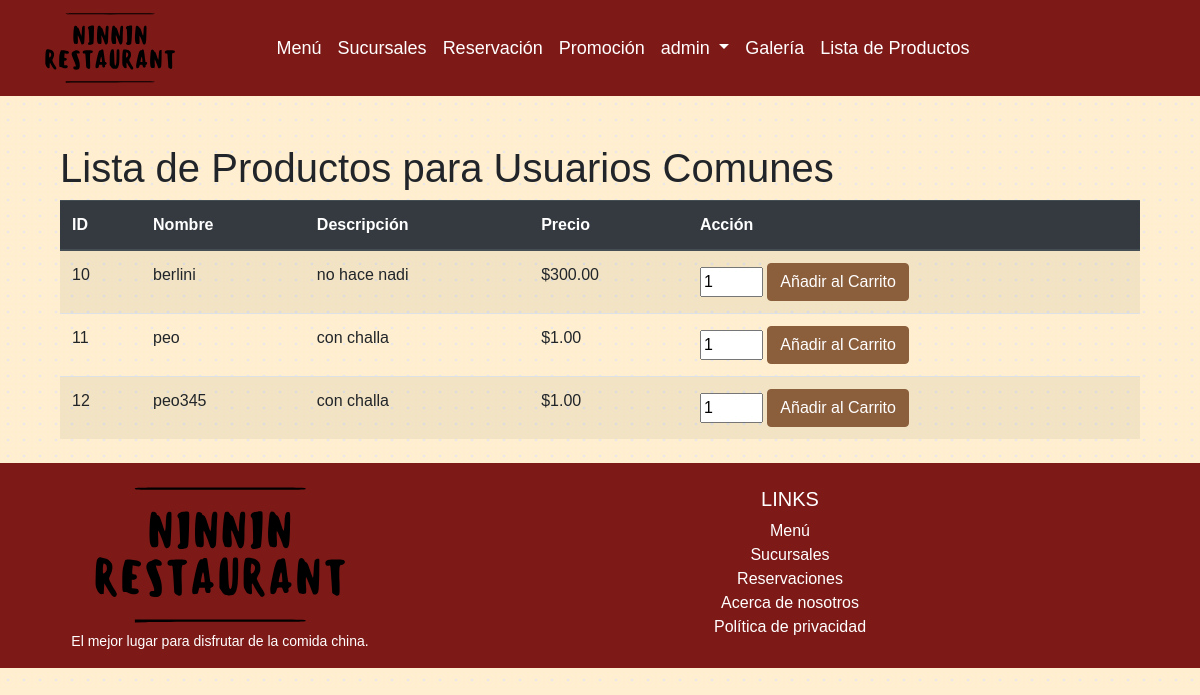
Page /clientes/productos/comun/ (signed in) on the committed database.
### clientes/models.py (models this page shows, shortened)
class Producto(models.Model):
    nombre = models.CharField(max_length=100)
    precio = models.DecimalField(max_digits=10, decimal_places=2)
    descripcion = models.TextField(blank=True)

### clientes/views.py (the view)
# urls.py: path('productos/comun/', views.producto_list_usuario_comun, name='producto_list_usuario_comun'),
@login_required
def producto_list_usuario_comun(request):
    productos = Producto.objects.all()
    context = {
        'productos': productos,
    }
    return render(request, 'productos/productos_usuario_comun.html', context)

### clientes/templates/productos/productos_usuario_comun.html (shortened to what this page needs)
{% extends "clientes/base.html" %}
{% block content %}
    <div class="container mt-5">
        <h1>Lista de Productos para Usuarios Comunes</h1>
        <table class="table table-striped">
            <thead class="thead-dark">
                <tr>
                    <th scope="col">ID</th>
                    <th scope="col">Nombre</th>
                    <th scope="col">Descripción</th>
                    <th scope="col">Precio</th>
                    <th scope="col">Acción</th>
                </tr>
            </thead>
            <tbody>
                {% for producto in productos %}
                    <tr>
                        <td>{{ producto.id }}</td>
                        <td>{{ producto.nombre }}</td>
                        <td>{{ producto.descripcion }}</td>
                        <td>${{ producto.precio }}</td>
                        <td>
                            <form action="{% url 'add_to_cart' producto.id %}" method="POST">
                                <input type="number" name="cantidad" value="1" min="1" max="10">
                                <button type="submit" class="btn btn-primary">Añadir al Carrito</button>
                            </form>
                        </td>
                    </tr>
                {% empty %}
                    <tr>
                        <td colspan="5">No hay productos disponibles</td>
                    </tr>
                {% endfor %}
            </tbody>
        </table>
    </div>
{% endblock %}

### clientes/templates/clientes/base.html (shortened to what this page needs)
{% load static %}
<!DOCTYPE html>
<html lang="es">
<head>
    <link rel="stylesheet" href="https://cdn.jsdelivr.net/npm/bootstrap@4.6.2/dist/css/bootstrap.min.css"
>
    <link rel="stylesheet" href="{% static 'Layout/style.css' %}">
</head>
<body class="is-preload">
    <div id="page-wrapper">
        <header id="header">
            <nav id="navbar" class="navbar navbar-expand-lg navbar-dark custom-navbar">
                <div class="container">
                    <a class="navbar-brand" href="{% url 'index' %}">
                        <img src="{% static 'Components/icons/icono.svg' %}" alt="Logo" class="navbar-logo">
                    </a>
                    <div class="collapse navbar-collapse" id="navbarNav">
                        <ul class="navbar-nav mx-auto custom-nav">
                            <li class="nav-item">
                                <a class="nav-link" href="{% url 'comidas' %}">Menú</a>
                            </li>
                            <li class="nav-item">
                                <a class="nav-link" href="{% url 'sucursal' %}">Sucursales</a>
                            </li>
                            <li class="nav-item">
                                <a class="nav-link" href="{% url 'reservacion' %}">Reservación</a>
                            </li>
                            <li class="nav-item">
                                <a class="nav-link" href="{% url 'promociones' %}">Promoción</a>
                            </li>
                            {% if user.is_authenticated %}
                                <li class="nav-item dropdown">
                                    <a class="nav-link dropdown-toggle" href="#" id="navbarDropdown" role="button"
                                        data-toggle="dropdown" aria-haspopup="true" aria-expanded="false">
                                        {{ user.username }}
                                    </a>
                                </li>
                            {% else %}
                                <li class="nav-item">
                                    <a href="{% url 'login' %}" class="nav-link">Iniciar sesión</a>
                                </li>
                            {% endif %}
                            <li {% if clase == 'galeria' %} class="current" {% endif %}>
                                <a href="{% url 'galeria' %}" class="nav-link">Galería</a>
                            </li>
                            {% if user.is_authenticated %}
                                <li class="nav-item">
                                    <a class="nav-link" href="{% url 'producto_list_usuario_comun' %}">Lista de Productos</a>
                                </li>
                            {% endif %}
                        </ul>
                    </div>
                </div>
            </nav>
        </header>
        <div id="content-wrapper">
            <div class="container mt-5">
                {% block content %}
                {% endblock %}
            </div>
        </div>
        <footer id="footer"
            class="page-footer font-small pt-4 mt-4 d-flex flex-column align-items-center justify-content-center"
            style="background-color: #7D1917; color: white;">
            <div class="container text-center">
                <div class="row justify-content-center">
                    <div class="col-md-4 mt-md-0 mt-3">
                        <img src="{% static 'Components/icons/icono.svg' %}" alt="Logo" class="footer-logo mb-2">
                        <p>El mejor lugar para disfrutar de la comida china.</p>
                    </div>
                    <div class="col-md-8 mb-md-0 mb-3">
                        <h5 class="text-uppercase">Links</h5>
                        <ul class="list-unstyled">
                            <li><a href="{% url 'comidas' %}" class="footer-link">Menú</a></li>
                            <li><a href="{% url 'sucursal' %}" class="footer-link">Sucursales</a></li>
                            <li><a href="{% url 'reservacion' %}" class="footer-link">Reservaciones</a></li>
                            <li><a href="#" class="footer-link">Acerca de nosotros</a></li>
                            <li><a href="#" class="footer-link">Política de privacidad</a></li>
                        </ul>
                    </div>
                </div>
            </div>
        </footer>
    </div>
</body>
</html>

### mysite/static/Layout/style.css (style rules this page uses)
body { background: radial-gradient(#e5e7eb 1px, transparent 1px); background-color: #FFEFD0; background-size: 16px 16px; font-family: Arial, sans-serif; }
p { font-size: 14px; }
.navbar { background-color: #7D1917; }
.nav-link { color: white !important; font-size: 18px; }
.navbar-logo { width: 130px; height: auto; }
@media (min-width: 992px) { .custom-nav { transform: translateX(-50px); } }
.footer-logo { width: 250px; margin-bottom: 20px; }
.page-footer { color: white; background-color: #7D1917; }
.footer-link { color: white; text-decoration: none; }
.btn-primary { background-color: #8b5e3c; border-color: #8b5e3c; }
.navbar { position: relative; z-index: 1000; }

### rows in the picture
Producto: id "10", nombre "berlini", descripcion "no hace nadi", precio "300.00"
Producto: id "11", nombre "peo", descripcion "con challa", precio "1.00"
Producto: id "12", nombre "peo345", descripcion "con challa", precio "1.00"

### other values in the picture
{{ user.username }} "admin"
